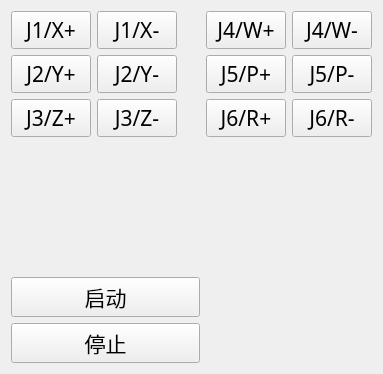
     <widget class="QWidget" name="tab_4">
      <attribute name="title">
       <string>拖动模式</string>
      </attribute>
      <layout class="QGridLayout" name="gridLayout_6">
       <item row="0" column="0">
        <layout class="QVBoxLayout" name="verticalLayout_3">
         <item>
          <layout class="QHBoxLayout" name="horizontalLayout_9">
           <item>
            <widget class="QPushButton" name="btn_J1add_2">
             <property name="font">
              <font>
               <family>微软雅黑</family>
               <pointsize>16</pointsize>
              </font>
             </property>
             <property name="text">
              <string>J1/X+</string>
             </property>
            </widget>
           </item>
           <item>
            <widget class="QPushButton" name="btn_J1sub_2">
             <property name="font">
              <font>
               <family>微软雅黑</family>
               <pointsize>16</pointsize>
              </font>
             </property>
             <property name="text">
              <string>J1/X-</string>
             </property>
            </widget>
           </item>
          </layout>
         </item>
         <item>
          <layout class="QHBoxLayout" name="horizontalLayout_15">
           <item>
            <widget class="QPushButton" name="btn_J2add_2">
             <property name="font">
              <font>
               <family>微软雅黑</family>
               <pointsize>16</pointsize>
              </font>
             </property>
             <property name="text">
              <string>J2/Y+</string>
             </property>
            </widget>
           </item>
           <item>
            <widget class="QPushButton" name="btn_J2sub_2">
             <property name="font">
              <font>
               <family>微软雅黑</family>
               <pointsize>16</pointsize>
              </font>
             </property>
             <property name="text">
              <string>J2/Y-</string>
             </property>
            </widget>
           </item>
          </layout>
         </item>
         <item>
          <layout class="QHBoxLayout" name="horizontalLayout_16">
           <item>
            <widget class="QPushButton" name="btn_J3add_2">
             <property name="font">
              <font>
               <family>微软雅黑</family>
               <pointsize>16</pointsize>
              </font>
             </property>
             <property name="text">
              <string>J3/Z+</string>
             </property>
            </widget>
           </item>
           <item>
            <widget class="QPushButton" name="btn_J3sub_2">
             <property name="font">
              <font>
               <family>微软雅黑</family>
               <pointsize>16</pointsize>
              </font>
             </property>
             <property name="text">
              <string>J3/Z-</string>
             </property>
            </widget>
           </item>
          </layout>
         </item>
        </layout>
       </item>
       <item row="0" column="1">
        <spacer name="horizontalSpacer_2">
         <property name="orientation">
          <enum>Qt::Horizontal</enum>
         </property>
         <property name="sizeHint" stdset="0">
          <size>
           <width>17</width>
           <height>20</height>
          </size>
         </property>
        </spacer>
       </item>
       <item row="0" column="2">
        <layout class="QVBoxLayout" name="verticalLayout_4">
         <item>
          <layout class="QHBoxLayout" name="horizontalLayout_17">
           <item>
            <widget class="QPushButton" name="btn_J4add_2">
             <property name="font">
              <font>
               <family>微软雅黑</family>
               <pointsize>16</pointsize>
              </font>
             </property>
             <property name="text">
              <string>J4/W+</string>
             </property>
            </widget>
           </item>
           <item>
            <widget class="QPushButton" name="btn_J4sub_2">
             <property name="font">
              <font>
               <family>微软雅黑</family>
               <pointsize>16</pointsize>
              </font>
             </property>
             <property name="text">
              <string>J4/W-</string>
             </property>
            </widget>
           </item>
          </layout>
         </item>
         <item>
          <layout class="QHBoxLayout" name="horizontalLayout_18">
           <item>
            <widget class="QPushButton" name="btn_J5add_2">
             <property name="font">
              <font>
               <family>微软雅黑</family>
               <pointsize>16</pointsize>
              </font>
             </property>
             <property name="text">
              <string>J5/P+</string>
             </property>
            </widget>
           </item>
           <item>
            <widget class="QPushButton" name="btn_J5sub_2">
             <property name="font">
              <font>
               <family>微软雅黑</family>
               <pointsize>16</pointsize>
              </font>
             </property>
             <property name="text">
              <string>J5/P-</string>
             </property>
            </widget>
           </item>
          </layout>
         </item>
         <item>
          <layout class="QHBoxLayout" name="horizontalLayout_19">
           <item>
            <widget class="QPushButton" name="btn_J6add_2">
             <property name="font">
              <font>
               <family>微软雅黑</family>
               <pointsize>16</pointsize>
              </font>
             </property>
             <property name="text">
              <string>J6/R+</string>
             </property>
            </widget>
           </item>
           <item>
            <widget class="QPushButton" name="btn_J6sub_2">
             <property name="font">
              <font>
               <family>微软雅黑</family>
               <pointsize>16</pointsize>
              </font>
             </property>
             <property name="text">
              <string>J6/R-</string>
             </property>
            </widget>
           </item>
          </layout>
         </item>
        </layout>
       </item>
       <item row="1" column="0">
        <spacer name="verticalSpacer_2">
         <property name="orientation">
          <enum>Qt::Vertical</enum>
         </property>
         <property name="sizeHint" stdset="0">
          <size>
           <width>20</width>
           <height>134</height>
          </size>
         </property>
        </spacer>
       </item>
       <item row="2" column="0" colspan="2">
        <layout class="QVBoxLayout" name="verticalLayout_7">
         <item>
          <widget class="QPushButton" name="btn_drag_begin">
           <property name="font">
            <font>
             <family>微软雅黑</family>
             <pointsize>16</pointsize>
            </font>
           </property>
           <property name="text">
            <string>启动</string>
           </property>
          </widget>
         </item>
         <item>
          <widget class="QPushButton" name="btn_drag_stop">
           <property name="font">
            <font>
             <family>微软雅黑</family>
             <pointsize>16</pointsize>
            </font>
           </property>
           <property name="text">
            <string>停止</string>
           </property>
          </widget>
         </item>
        </layout>
       </item>
      </layout>
     </widget>
